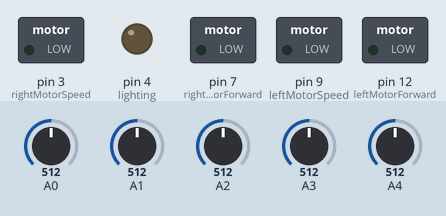
Bench run of a sketch on a simulated Arduino Uno, built with avr-gcc and run on an emulated ATmega328P. On the bench: switched loads named in the sketch (green lamp = pin HIGH), output pins drawn as LEDs (lit = HIGH). Inputs (shaded band) come from the test bench; at power-on: A4 = 512, A0 = 512, A1 = 512, A3 = 512, A2 = 512.

Above: at 3.0 s.
At 16.4 s:
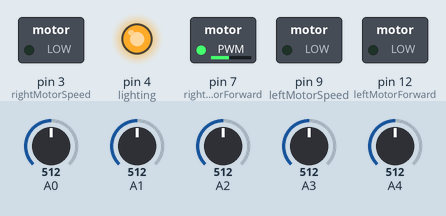
16.5 s: A4 set to 488
At 17.5 s:
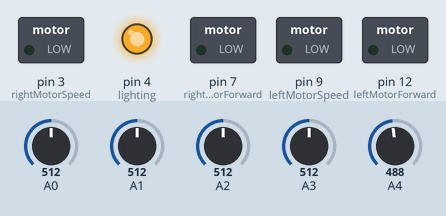
Timing chart, 0 to 18.0 s (numbered marks = the images above; inputs shaded):
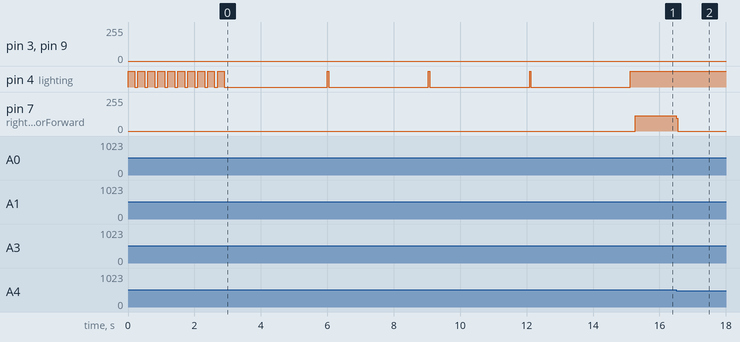

Measured:
- the behaviour switches between 498 and 497 on A4 (found by bisection; images 1 and 2)

The sketch:

LineFollower.ino
```cpp
/*
Vlad Silin
January 16, 2013
Description: This is code for a line following robot.
This code enables the robot to go back and forth along black lines and curves on a white background.
The robot is also capable of finding its way out of a line maze using the right hand rule.
*/

int lighting = 4;

int leftSensor, midSensor, rightSensor, periphLeft, periphRight;
int leftDifference = 0, rightDifference = 0, centre = 0;

int rightMotorSpeed = 3, leftMotorSpeed = 9, rightMotorForward = 7, leftMotorForward = 12,
  rightMotorReverse = 8, leftMotorReverse = 2;
int startSpeed = 55, scan = 20, threshold = 27;
int left = startSpeed, right = startSpeed;

int whiteAvg, stopAvg = 0;
int blackLeft, blackMid, blackRight = 0;

boolean sawLeft, sawRight = false;

/*
This method does a general calibration of the 3 main (central) LDRs. Sensor values are read in 10 times.
The average values are found and the left and right sensors' offset from the central LDR is determined.
*/
void calibrate()
{
  Serial.begin (9600);
  for (int x = 0; x < 10; x++)
  {
    digitalWrite(lighting, HIGH);
    delay(100);
    leftSensor = analogRead(1);
    midSensor = analogRead(2);
    rightSensor = analogRead(3);
    leftDifference = leftDifference + leftSensor;
    centre = centre + midSensor;
    rightDifference = rightDifference + rightSensor;
    delay(100);
    digitalWrite(lighting, LOW);
    delay(100);
  }

  leftDifference = leftDifference / 10;
  rightDifference = rightDifference / 10;
  centre = centre / 10;

  leftDifference = centre - leftDifference;
  rightDifference = centre - rightDifference;
}

/*
This method takes the average of 15 readings of the LDR sensors on a white background. The if structure
is used to take the readings starting from the 85th one to the 100th one. This is required for accurate values.
*/
void calibrateWhite ()
{
  delay (3000);

  for (int x=0; x<100; x++)
  {
    digitalWrite(lighting, HIGH);
    leftSensor = analogRead(1) + leftDifference;
    midSensor = analogRead(2);
    rightSensor = analogRead(3) + rightDifference;

    if (x > 84)
    {
      whiteAvg = whiteAvg + (leftSensor + midSensor + rightSensor)/3;
    }
  }

  whiteAvg = whiteAvg/15;

  digitalWrite(lighting, LOW);
}

/*
This method takes the average of 15 readings of the LDR sensors on a black background. The if structure
is used to take the readings starting from the 85th one to the 100th one. This is required for accurate values.
*/
void calibrateBlack ()
{
  delay (3000);

  for (int x=0; x<100; x++)
  {
    digitalWrite(lighting, HIGH);
    periphLeft = analogRead(0);
    leftSensor = analogRead(1) + leftDifference;
    midSensor = analogRead(2);
    rightSensor = analogRead(3) + rightDifference;
    periphRight = analogRead(4);

    if (x > 84)
    {
      blackLeft = blackLeft + periphLeft;
      blackMid = blackMid + midSensor;
      blackRight = blackRight + periphRight;
    }
  }

  blackLeft = blackLeft/15;
  blackMid = blackMid/15;
  blackRight = blackRight/15;

  digitalWrite(lighting, LOW);
}

/*
This method takes the average of 15 readings of the LDR sensors on the background used for stopping the car.
The if structure is used to take the readings starting from the 85th one to the 100th one. This is required for
accurate values.
*/
void calibrateStop ()
{
  delay (3000);

  for (int x=0; x<100; x++)
  {
    digitalWrite(lighting, HIGH);
    leftSensor = analogRead(1) + leftDifference;
    midSensor = analogRead(2);
    rightSensor = analogRead(3) + rightDifference;

    if (x > 84)
    {
      stopAvg = stopAvg + (leftSensor + midSensor + rightSensor)/3;
    }
  }

  stopAvg = stopAvg / 15;

  digitalWrite(lighting, LOW);
}

/*
This method sets up the outputs, turns on the lighting and the motors, and calibrates the LDR sensors.
*/
void setup()
{
  Serial.begin (9600);

  pinMode(lighting, OUTPUT);

  pinMode(rightMotorSpeed, OUTPUT);
  pinMode(leftMotorSpeed, OUTPUT);
  pinMode(rightMotorForward, OUTPUT);
  pinMode(leftMotorForward, OUTPUT);

  calibrate();
  calibrateWhite ();
  calibrateBlack ();
  calibrateStop ();

  delay(3000);
  digitalWrite(lighting, HIGH);
  delay(100);

  digitalWrite(rightMotorForward, HIGH);
  digitalWrite(leftMotorForward, HIGH);

  analogWrite(rightMotorSpeed,left);
  analogWrite(leftMotorSpeed,right);
}

/*
This is the main method of the program. All of the processing takes place here. First,
the values of the 3 central LDRs are read in. Next, the left and right sensors are
compared to the middle one with the use of their differences from the middle LDR. If
the left or right sensors are are off of the required calibrated value, speed ajustments
are made for each motor to adjust the direction that the car is going in.

Then, the peripheral LDR values are read in. The peripheral sensors are used mainly for
right angle turns and maze solving. If black is detected on the left sensor, the corresponding
boolean expression is switched to false and the time at which the detection occured is recorded.
If the right peripheral sensor sees black, a right turn is initiated right away, disregarding
other circumstances. The next if structure checks if the sensors see white. If yes, other
conditions are checked to decide the direction and method of turn to be initiated. As soon as
white is seen, the millis () time is checked. If the sensors saw left less than 1 second ago,
a left turn is initiated. Otherwise, a hard turn on the spot is intialized instead, since the
car is assumed to have reached the end of the line. The following 2 else if's are added mainly
as safeguards, since the car is designed to turn right without even taking into account the
conditions described in the else if's. More specifically, reaching white before attempting a
turn is unnecessary. Also, in the situation when both peripheral sensors detect black
(a t-intersection), the car always defaults to a right hand turn, since it is designed to
solve mazes using the right hand rule.

Here is are the car's direction preferences:
1. A right turn is always preferred over going straight or turning left
2. Going straight is preferred over going left.
Using the right hand rule method, the car is able to solve any maze that does not involve loops.
*/
void loop()
{
  left = startSpeed;
  right = startSpeed;

  unsigned long leftDetected, onWhite;

  leftSensor = analogRead(1) + leftDifference;
  midSensor = analogRead(2);
  rightSensor = analogRead(3) + rightDifference;

  if (leftSensor > (midSensor+threshold))
  {
    left = startSpeed + scan;
    right = startSpeed - scan;
  }
  if (rightSensor > (midSensor+threshold))
  {
    left = startSpeed - scan;
    right = startSpeed + scan;
  }
  analogWrite(rightMotorSpeed,left);
  analogWrite(leftMotorSpeed,right);

  periphLeft = analogRead(0);
  if (periphLeft > blackLeft - 15 && periphLeft < blackLeft + 15)
  {
    leftDetected = millis ();
    sawLeft = true;
  }
  periphRight = analogRead(4);
  if (periphRight > blackRight - 15 && periphRight < blackRight + 15)
  {
    sawRight == true;
    spinRight ();
  }

  leftSensor = analogRead(1) + leftDifference;
  midSensor = analogRead(2);
  rightSensor = analogRead(3) + rightDifference;
  if ((leftSensor+midSensor+rightSensor)/3 > whiteAvg - 15 && (leftSensor+midSensor+rightSensor)/3 < whiteAvg + 15)
  {
    onWhite = millis ();
    if (sawLeft == true)
    {
      if (onWhite - leftDetected < 1000)
        spinLeft ();
      else
      {
        sawLeft == false;
        hardSpin ();
      }
    }
    else if (sawRight == true)
    {
      spinRight ();
    }
    else if (sawLeft == true && sawRight == true)
    {
      sawLeft = false;
      spinRight ();
    }
    else if ((leftSensor+midSensor+rightSensor)/3 > whiteAvg - 15 &&
      (leftSensor+midSensor+rightSensor)/3 < whiteAvg + 15)
    {
      hardSpin ();
    }
  }

  if ((leftSensor+midSensor+rightSensor)/3 > stopAvg - 15 &&
    (leftSensor+midSensor+rightSensor)/3 < stopAvg + 15)
  {
    digitalWrite(rightMotorForward, LOW);
    digitalWrite(leftMotorForward, LOW);
  }

  analogWrite(rightMotorSpeed,left);
  analogWrite(leftMotorSpeed,right);
}

/*
This method is used to turn the car on right angle left turns. The left motor is stopped,
so the car spins left on its left wheel until the 3 middle censors reach the preferred values
and the car is centered on the line.
*/
void spinLeft ()
{
  sawRight, sawLeft == false;
  do
  {
    left = startSpeed-5;
    right = startSpeed-5;

    digitalWrite(leftMotorForward, LOW);
    analogWrite(rightMotorSpeed,left);
    analogWrite(leftMotorSpeed,right);

    leftSensor = analogRead(1) + leftDifference;
    midSensor = analogRead(2);
    rightSensor = analogRead(3) + rightDifference;
  }
  while (!(leftSensor > midSensor - 45 && leftSensor < midSensor + 45 && rightSensor > midSensor - 45 &&
    rightSensor < midSensor + 45));

  digitalWrite(leftMotorForward, HIGH);
}

/*
This method is used to turn the car on right angle right turns. The right motor is stopped,
so the car spins right on its right wheel until the 3 middle censors reach the preferred values
and the car is centered on the line.
*/
void spinRight ()
{
  sawRight, sawLeft = false;
  do
  {
    left = startSpeed-5;
    right = startSpeed-5;

    digitalWrite(rightMotorForward, LOW);
    analogWrite(rightMotorSpeed,left);
    analogWrite(leftMotorSpeed,right);

    leftSensor = analogRead(1) + leftDifference;
    midSensor = analogRead(2);
    rightSensor = analogRead(3) + rightDifference;
  }
  while (!(leftSensor > midSensor - 45 && leftSensor < midSensor + 45 &&
    rightSensor > midSensor - 45 && rightSensor < midSensor + 45));

  digitalWrite(rightMotorForward, HIGH);
}

/*
This method is used to turn the car 180 degrees when white is detected by the 3 middle censors,
signifying that the end of the line has been reached. One of the motors runs in reverse, while
the other one keeps moving forward. This has the effect of turning the car more sharply, with
a smaller turn radius.
*/
void hardSpin ()
{
  sawRight, sawLeft = false;
  do
  {
    left = startSpeed;
    right = startSpeed;

    digitalWrite(leftMotorForward, LOW);
    analogWrite(rightMotorSpeed,left);
    analogWrite(leftMotorSpeed,right);
    digitalWrite(leftMotorReverse, HIGH);

    leftSensor = analogRead(1) + leftDifference;
    midSensor = analogRead(2);
    rightSensor = analogRead(3) + rightDifference;
  }
  while (!(leftSensor > midSensor - 45 && leftSensor < midSensor + 45 &&
    rightSensor > midSensor - 45 && rightSensor < midSensor + 45));

  digitalWrite (leftMotorReverse, LOW);
  digitalWrite(leftMotorForward, HIGH);
}
```
